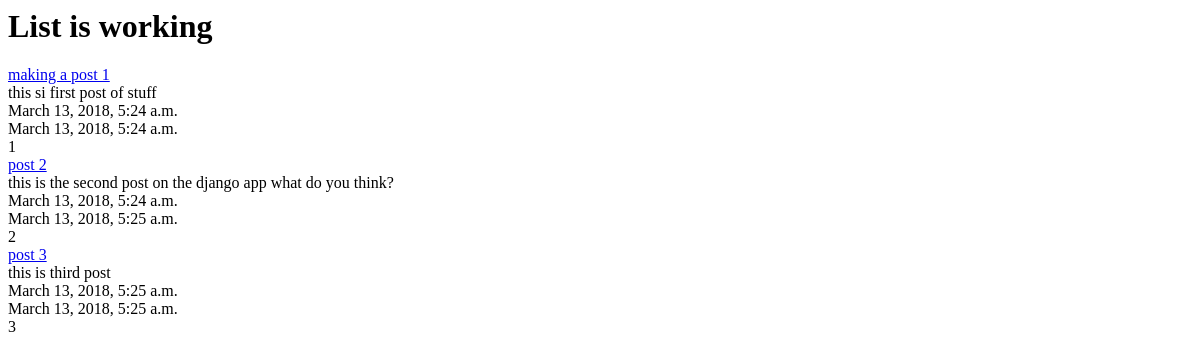
The app's page /posts/, older data.
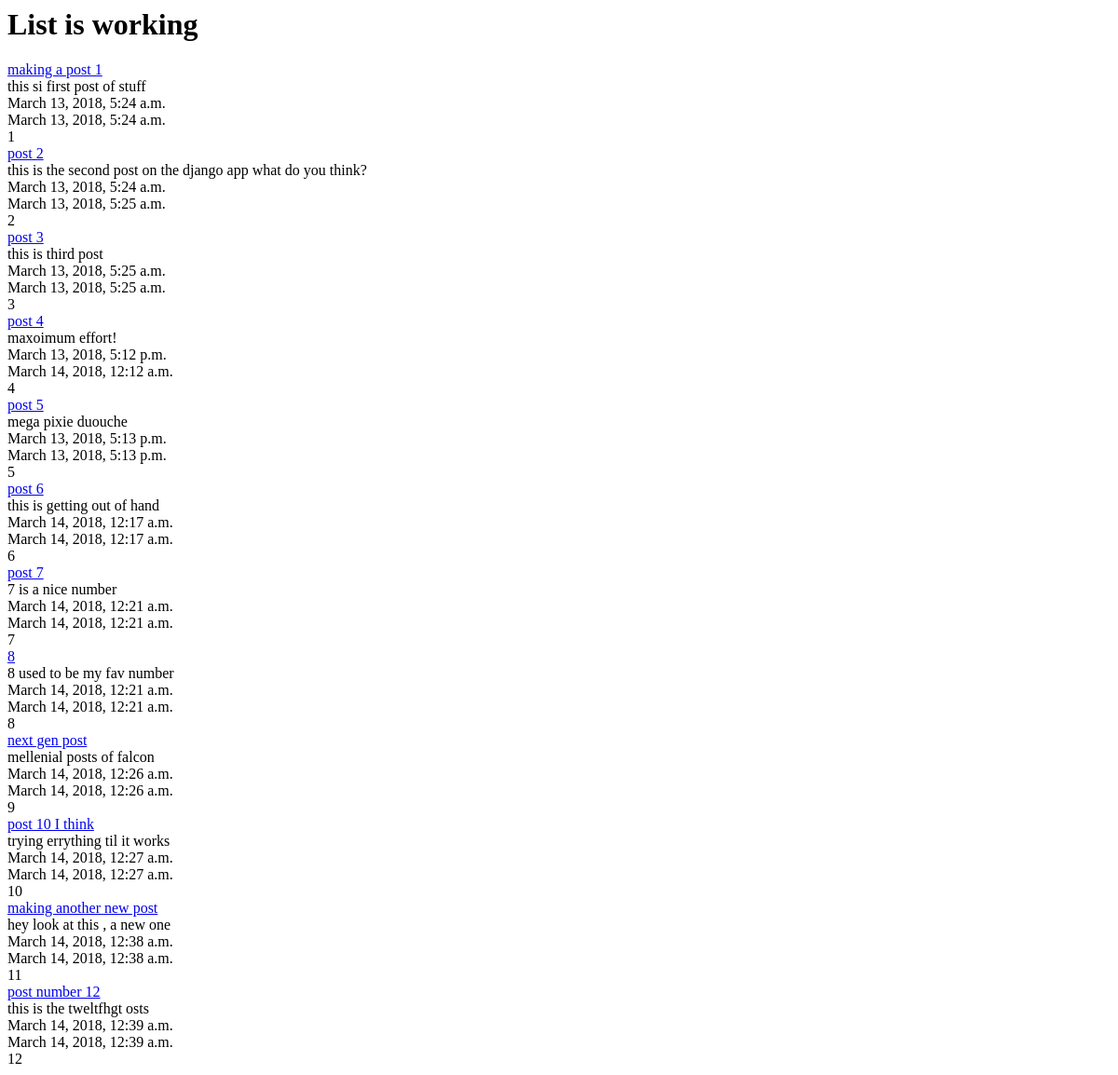
The same page, newer data.
### posts/models.py (models this page shows, shortened)
class Post(models.Model):
	title = models.CharField(max_length=120)
	content = models.TextField()
	updated = models.DateTimeField(auto_now=True, auto_now_add=False)
	timestamp = models.DateTimeField(auto_now=False, auto_now_add=True)

### posts/views.py (the view)
# urls.py: path('', views.post_list, name = 'list'),
def post_list(request):
	queryset = Post.objects.all()
	context = {
		"objects_list": queryset
	}
	if request.user.is_authenticated:
		context["title"] = "My User List"
	else:
		context["title"] = "List"
	return render(request, "index.html", context)

### templates/index.html
<html>
<body>
<h1>{{ title }} is working</h1>
{% for objs in objects_list %}
<a href = '{% url "posts:detail" objs.id %}'>{{ objs.title }}</a><br/>
{{ objs.content }}<br/>
{{ objs.timestamp }}<br/>
{{ objs.updated }}<br/>
{{ objs.id }}<br/>
{% endfor %}
</body>
</html>

Row changes from the older to the newer data that the page shows:
added Post: title "post 4", content "maxoimum effort!", timestamp "March 13, 2018, 5:12 p.m.", updated "March 14, 2018, 12:12 a.m.", id "4"
added Post: title "post 5", content "mega pixie duouche", timestamp "March 13, 2018, 5:13 p.m.", updated "March 13, 2018, 5:13 p.m.", id "5"
added Post: title "post 6", content "this is getting out of hand", timestamp "March 14, 2018, 12:17 a.m.", updated "March 14, 2018, 12:17 a.m.", id "6"
added Post: title "post 7", content "7 is a nice number", timestamp "March 14, 2018, 12:21 a.m.", updated "March 14, 2018, 12:21 a.m.", id "7"
added Post: title "8", content "8 used to be my fav number", timestamp "March 14, 2018, 12:21 a.m.", updated "March 14, 2018, 12:21 a.m.", id "8"
added Post: title "next gen post", content "mellenial posts of falcon", timestamp "March 14, 2018, 12:26 a.m.", updated "March 14, 2018, 12:26 a.m.", id "9"
added Post: title "post 10 I think", content "trying errything til it works", timestamp "March 14, 2018, 12:27 a.m.", updated "March 14, 2018, 12:27 a.m.", id "10"
added Post: title "making another new post", content "hey look at this , a new one", timestamp "March 14, 2018, 12:38 a.m.", updated "March 14, 2018, 12:38 a.m.", id "11"
added Post: title "post number 12", content "this is the tweltfhgt osts", timestamp "March 14, 2018, 12:39 a.m.", updated "March 14, 2018, 12:39 a.m.", id "12"
